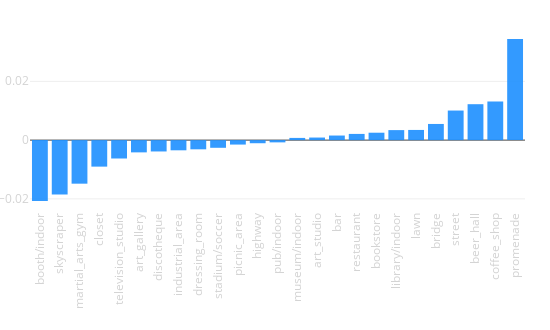

The cell this chart's notebook holds for it:
### Code cell
tags_delta(city_data, opposite_city_data)

### Figure 1 — Plotly figure (JSON) as saved in the notebook; plotly's stock layout.template omitted (floating-point values rounded to 4 significant figures)
{"data": [{"marker": {"color": "dodgerblue"}, "opacity": 0.9, "type": "bar", "uid": "211a2080-4292-11e9-a0be-3c15c2cf2370", "x": ["booth/indoor", "skyscraper", "martial_arts_gym", "closet", "television_studio", "art_gallery", "discotheque", "industrial_area", "dressing_room", "stadium/soccer", "picnic_area", "highway", "pub/indoor", "museum/indoor", "art_studio", "bar", "restaurant", "bookstore", "library/indoor", "lawn", "bridge", "street", "beer_hall", "coffee_shop", "promenade"], "y": [-0.02073, -0.01854, -0.01483, -0.009029, -0.006262, -0.004175, -0.003869, -0.003475, -0.003137, -0.002615, -0.001519, -0.001065, -0.0007713, 0.0007482, 0.0008732, 0.001559, 0.002104, 0.002517, 0.003407, 0.003462, 0.005497, 0.01006, 0.01222, 0.01315, 0.03442]}], "layout": {"height": 330, "margin": {"b": 120, "l": 30, "r": 25, "t": 30}, "showlegend": false, "width": 550, "xaxis": {"tickangle": -90, "tickfont": {"color": "lightgrey", "size": 11.5}}, "xaxis2": {"tickangle": -90, "tickfont": {"color": "lightgrey", "size": 11.5}}, "yaxis": {"tickfont": {"color": "lightgrey", "size": 11.5}}, "yaxis2": {"tickfont": {"color": "lightgrey", "size": 11.5}}}}
